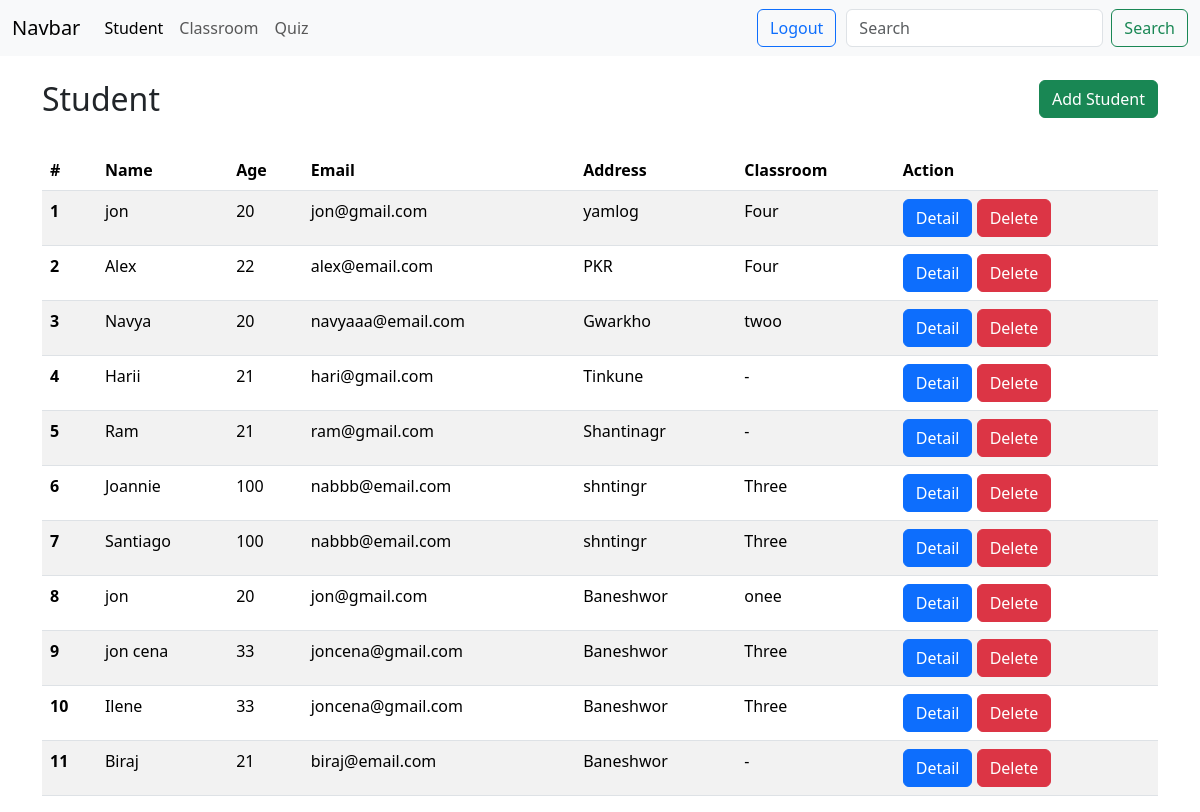
The app's page /classbased/student/ with its own data.
### crud/models.py (models this page shows, shortened)
class Student(models.Model):
    classroom = models.ForeignKey(ClassRoom, on_delete=models.CASCADE, null=True, blank=True, related_name="students")
    name=models.CharField(max_length=20)
    age=models.IntegerField()
    email=models.EmailField(max_length=20)
    address=models.CharField(max_length=50)

class ClassRoom(models.Model):
    name=models.CharField(max_length=20)

### classbased/views.py (the view)
# urls.py: path("student/", views.StudentListView.as_view(), name="student"),
class StudentListView(ListView):
    queryset = Student.objects.all()
    template_name = "classbased/student.html"

### classbased/templates/classbased/student.html (shortened to what this page needs)
{% extends "commons/layouts/base.html" %}
{% block content %}
    {% include "classbased/includes/nav.html" %}
    <br>
    <div class="container">
        <a href="{% url 'classbased:student_create' %}" style="float: right" class="btn btn-success">Add Student</a>
        <h2>Student</h2>
        <br>
        <table class="table table-striped">
            <thead>
            <tr>
                <th scope="col">#</th>
                <th scope="col">Name</th>
                <th scope="col">Age</th>
                <th scope="col">Email</th>
                <th scope="col">Address</th>
                <th scope="col">Classroom</th>
                <th scope="col">Action</th>
            </tr>
            </thead>
            <tbody>
            {% for student in student_list   %}
                <tr>
                    <th scope="row">{{ forloop.counter }}</th>
                    <td>{{ student.name }}</td>
                    <td>{{ student.age }}</td>
                    <td>{{ student.email }}</td>
                    <td>{{ student.address }}</td>
                    <td>
                        {% if student.classroom %}
                            {{ student.classroom.name }}
                        {% else %}
                            -
                        {% endif %}
                    </td>
                    <td>
                        <a href="{% url 'classbased:student_detail' student.id %}" class="btn btn-primary">Detail</a>
                        <a href="#" class="btn btn-danger">Delete</a>
                    </td>
                </tr>
            {% endfor %}
            </tbody>
        </table>
    </div>
{% endblock %}

### records on screen
Student: name "jon", age "20", email "jon@gmail.com", address "yamlog", classroom.name "Four"
Student: name "Alex", age "22", email "alex@email.com", address "PKR", classroom.name "Four"
Student: name "Navya", age "20", email "navyaaa@email.com", address "Gwarkho", classroom.name "twoo"
Student: name "Harii", age "21", email "hari@gmail.com", address "Tinkune"
Student: name "Ram", age "21", email "ram@gmail.com", address "Shantinagr"
Student: name "Joannie", age "100", email "nabbb@email.com", address "shntingr", classroom.name "Three"
Student: name "Santiago", age "100", email "nabbb@email.com", address "shntingr", classroom.name "Three"
Student: name "jon", age "20", email "jon@gmail.com", address "Baneshwor", classroom.name "onee"
Student: name "jon cena", age "33", email "joncena@gmail.com", address "Baneshwor", classroom.name "Three"
Student: name "Ilene", age "33", email "joncena@gmail.com", address "Baneshwor", classroom.name "Three"
Student: name "Biraj", age "21", email "biraj@email.com", address "Baneshwor"
